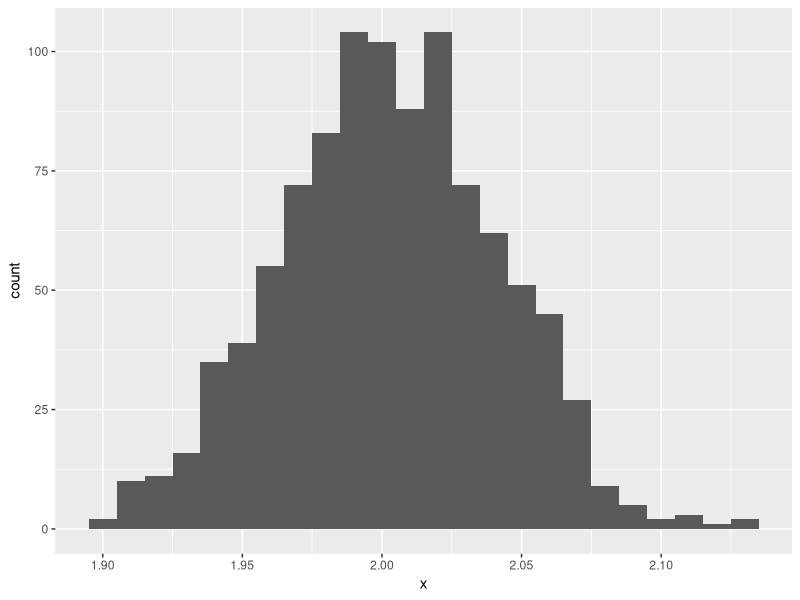

The R script that drew this image:
library(tidyverse)

lm <- lapply(
  1:1000,
  function(x) tibble(
    x = 9*rnorm(10000),
    u = 36*rnorm(10000),
    y = 3 + 2*x + u
  ) %>% 
    lm(y ~ x, .)
)

as_tibble(t(sapply(lm, coef))) %>%
  summary(x)

as_tibble(t(sapply(lm, coef))) %>% 
  ggplot()+
  geom_histogram(aes(x), binwidth = 0.01)